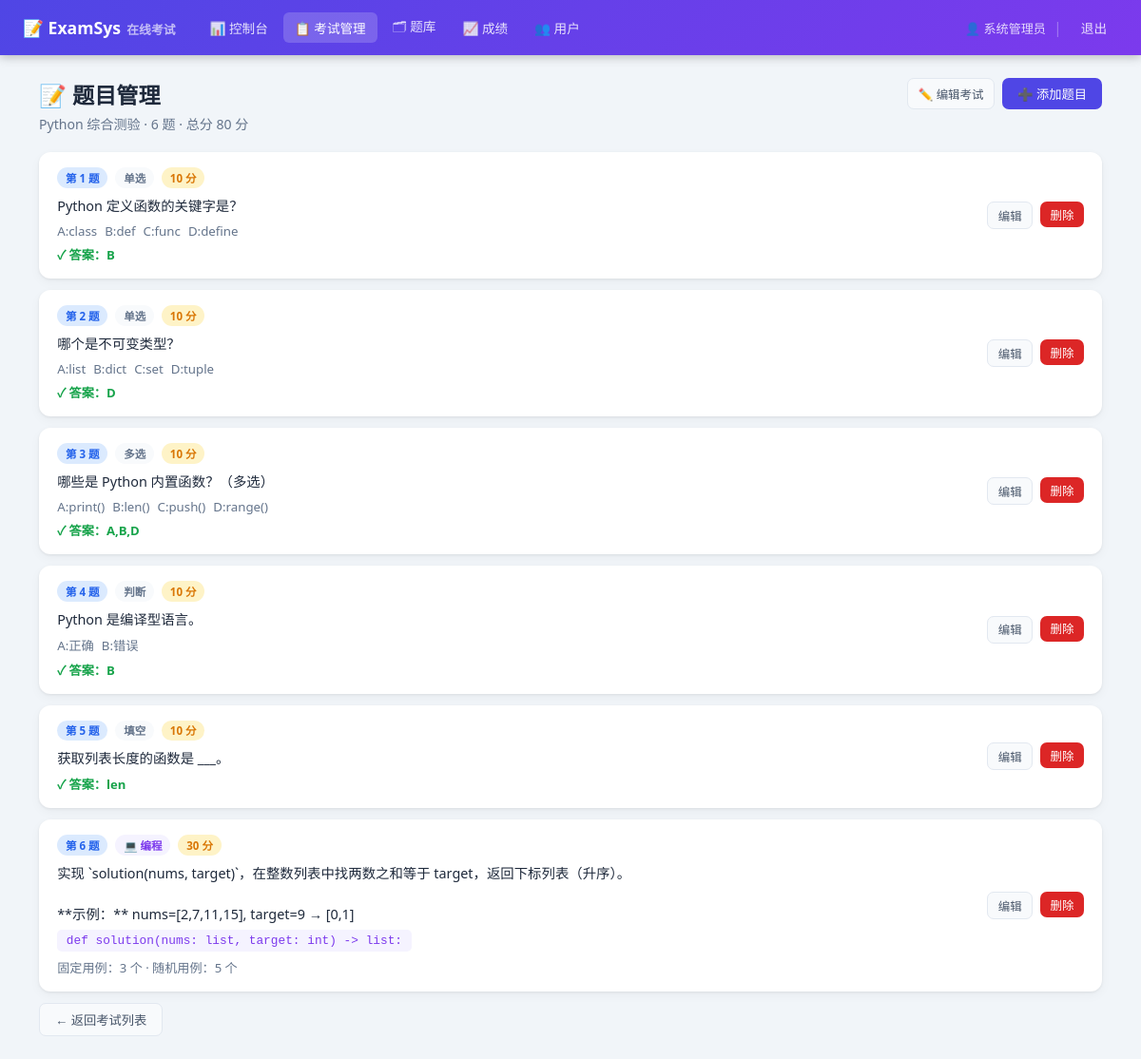
/admin/exam/1/questions (signed in), run on the app's committed database.
### tables this page shows
CREATE TABLE exams (
        id          INTEGER PRIMARY KEY AUTOINCREMENT,
        title       TEXT NOT NULL,
        description TEXT,
        duration    INTEGER DEFAULT 60,
        pass_score  INTEGER DEFAULT 60,
        shuffle     INTEGER DEFAULT 1,
        status      TEXT DEFAULT 'draft',
        created_by  INTEGER,
        created_at  TEXT DEFAULT (datetime('now','localtime')),
        FOREIGN KEY(created_by) REFERENCES users(id)
    );

CREATE TABLE questions (
        id             INTEGER PRIMARY KEY AUTOINCREMENT,
        exam_id        INTEGER NOT NULL,
        qtype          TEXT NOT NULL,
        content        TEXT NOT NULL,
        options        TEXT,
        answer         TEXT NOT NULL DEFAULT '',
        explanation    TEXT,
        score          INTEGER DEFAULT 10,
        sort_order     INTEGER DEFAULT 0,
        func_name      TEXT,
        func_signature TEXT,
        test_cases     TEXT,
        num_random     INTEGER DEFAULT 5,
        time_limit     INTEGER DEFAULT 5, keywords TEXT,
        FOREIGN KEY(exam_id) REFERENCES exams(id)
    );

### app.py (the view)
@app.route('/admin/exam/<int:exam_id>/questions')
@admin_required
def admin_exam_questions(exam_id):
    db   = get_db()
    exam = db.execute("SELECT * FROM exams WHERE id=?",(exam_id,)).fetchone()
    qs   = [dict(q) for q in db.execute(
        "SELECT * FROM questions WHERE exam_id=? ORDER BY sort_order",(exam_id,)).fetchall()]
    for q in qs:
        if q['options']:        q['options']   = json.loads(q['options'])
        if q.get('test_cases'): q['test_cases'] = json.loads(q['test_cases'])
    return render_template('admin_exam_questions.html', exam=exam, questions=qs,
                           total_score=sum(q['score'] for q in qs))

### app.py (called while the page is built)
def get_db():
    if 'db' not in g:
        g.db = sqlite3.connect(DB_PATH)
        g.db.row_factory = sqlite3.Row
        g.db.execute("PRAGMA journal_mode=WAL")
    return g.db

def login_required(f):
    @wraps(f)
    def d(*a,**kw):
        if 'user_id' not in session:
            flash('请先登录','warning'); return redirect(url_for('login'))
        return f(*a,**kw)
    return d

def admin_required(f):
    @wraps(f)
    def d(*a,**kw):
        if session.get('role') != 'admin':
            flash('权限不足','danger'); return redirect(url_for('index'))
        return f(*a,**kw)
    return login_required(d)

### templates/admin_exam_questions.html (shortened to what this page needs)
{% extends 'base.html' %}
{% block content %}
<div class="ph">
  <div>
    <h1>📝 题目管理</h1>
    <p>{{ exam.title }} · {{ questions|length }} 题 · 总分 {{ total_score }} 分</p>
  </div>
  <div class="flex gap1 fw">
    <a href="{{ url_for('admin_exam_edit', exam_id=exam.id) }}" class="btn bsec btn-sm">✏️ 编辑考试</a>
    <a href="{{ url_for('admin_question_edit', exam_id=exam.id) }}" class="btn bp">➕ 添加题目</a>
  </div>
</div>
{% if questions %}
{% for q in questions %}
<div class="card" style="margin-bottom:.75rem">
  <div class="card-bd" style="padding:1rem 1.2rem">
    <div class="flex jb aic fw" style="gap:.5rem">
      <div style="flex:1;min-width:0">
        <div class="flex gap1 fw mb1">
          <span class="badge bv-b">第 {{ loop.index }} 题</span>
          <span class="badge {% if q.qtype=='coding' %}bv-p{% else %}bv-s{% endif %}">
            {% if q.qtype=='single' %}单选{% elif q.qtype=='multi' %}多选{% elif q.qtype=='truefalse' %}判断{% elif q.qtype=='fillblank' %}填空{% else %}💻 编程{% endif %}
          </span>
          <span class="badge bv-w">{{ q.score }} 分</span>
        </div>
        <div style="font-size:.9rem;font-weight:500;white-space:pre-wrap;line-height:1.5">{{ q.content[:120] }}{% if q.content|length>120 %}…{% endif %}</div>
        {% if q.qtype != 'coding' and q.options %}
        <div class="flex gap1 fw" style="margin-top:.4rem">
          {% for opt in q.options %}<span class="muted">{{ ['A','B','C','D'][loop.index0] }}:{{ opt }}</span>{% endfor %}
        </div>
        {% endif %}
        {% if q.qtype == 'coding' and q.func_signature %}
        <div style="font-family:monospace;font-size:.8rem;color:#7c3aed;margin-top:.35rem;background:#f5f3ff;padding:.25rem .6rem;border-radius:5px;display:inline-block">{{ q.func_signature }}</div>
        {% endif %}
        {% if q.qtype != 'coding' %}
        <div style="margin-top:.4rem;font-size:.82rem;color:var(--ok);font-weight:600">✓ 答案：{{ q.answer }}</div>
        {% else %}
        <div style="margin-top:.4rem;font-size:.82rem;color:var(--muted)">固定用例：{{ q.test_cases|length if q.test_cases else 0 }} 个 · 随机用例：{{ q.num_random }} 个</div>
        {% endif %}
      </div>
      <div class="flex gap1" style="flex-shrink:0">
        <a href="{{ url_for('admin_question_edit', exam_id=exam.id, qid=q.id) }}" class="btn bsec btn-sm">编辑</a>
        <form method="POST" action="{{ url_for('admin_question_delete', qid=q.id) }}" onsubmit="return confirm('确定删除？')">
          <button class="btn br btn-sm">删除</button>
        </form>
      </div>
    </div>
  </div>
</div>
{% endfor %}
{% else %}
<div class="card"><div class="empty"><div class="ico">📭</div><div>还没有题目</div>
  <a href="{{ url_for('admin_question_edit', exam_id=exam.id) }}" class="btn bp" style="margin-top:1rem;display:inline-flex">添加第一道题</a>
</div></div>
{% endif %}
<a href="{{ url_for('admin_exams') }}" class="btn bsec">← 返回考试列表</a>
{% endblock %}

### templates/base.html (style rules this page uses)
* { box-sizing:border-box;margin:0;padding:0 }
:root { --pri:#4f46e5;--pri2:#7c3aed;--ok:#16a34a;--err:#dc2626;--warn:#d97706;--info:#2563eb; --bg:#f1f5f9;--card:#fff;--border:#e2e8f0;--text:#1e293b;--muted:#64748b;--light:#f8fafc }
body { font-family:'Segoe UI',system-ui,sans-serif;background:var(--bg);color:var(--text);min-height:100vh }
a { color:var(--pri);text-decoration:none }
.ph { display:flex;align-items:flex-start;justify-content:space-between;gap:1rem; margin-bottom:1.25rem;flex-wrap:wrap }
.ph h1 { font-size:1.45rem;color:var(--text);display:flex;align-items:center;gap:.45rem }
.ph p { color:var(--muted);font-size:.88rem;margin-top:.25rem }
.card { background:var(--card);border-radius:12px; box-shadow:0 1px 3px rgba(0,0,0,.07),0 4px 12px rgba(0,0,0,.04);margin-bottom:1.25rem }
.card-bd { padding:1.25rem }
.btn { display:inline-flex;align-items:center;gap:.3rem;padding:.45rem 1rem;border-radius:7px; font-size:.83rem;font-weight:500;cursor:pointer;border:none;transition:all .18s; white-space:nowrap;text-decoration:none!important }
.bp { background:var(--pri);color:#fff }
.br { background:var(--err);color:#fff }
.bsec { background:var(--light);color:#475569;border:1px solid var(--border) }
.btn-sm { padding:.28rem .65rem;font-size:.78rem }
.badge { display:inline-flex;align-items:center;padding:.18rem .55rem;border-radius:20px; font-size:.72rem;font-weight:600;white-space:nowrap }
.bv-w { background:#fef3c7;color:var(--warn) }
.bv-b { background:#dbeafe;color:var(--info) }
.bv-s { background:var(--light);color:var(--muted) }
.bv-p { background:#f5f3ff;color:var(--pri2) }
.flex { display:flex }
.gap1 { gap:.5rem }
.aic { align-items:center }
.jb { justify-content:space-between }
.fw { flex-wrap:wrap }
.mb1 { margin-bottom:.5rem }
.muted { color:var(--muted);font-size:.83rem }

### data on the page
exams: title "Python 综合测验"
questions: qtype "单选", score "10", content "Python 定义函数的关键字是？", index0 "A" "B" "C" "D", options "class" "def" "func" "define", answer "B"
questions: qtype "单选", score "10", content "哪个是不可变类型？", index0 "A" "B" "C" "D", options "list" "dict" "set" "tuple", answer "D"
questions: qtype "多选", score "10", content "哪些是 Python 内置函数？（多选）", index0 "A" "B" "C" "D", options "print()" "len()" "push()" "range()", answer "A,B,D"
questions: qtype "判断", score "10", content "Python 是编译型语言。", index0 "A" "B", options "正确" "错误", answer "B"
questions: qtype "填空", score "10", content "获取列表长度的函数是 ___。", answer "len"
questions: qtype "💻 编程", score "30", content "实现 `solution(nums, target)`，在整数列表中找两数之和等于 target，返回下标列表（升序）。 **示例：** nums=[2,7,11,15], target=9 → [0,1]", func_signature "def solution(nums: list, target: int) -> list:", test_cases|length "3", num_random "5"

### other printed values
{{ session.name }} "系统管理员"
{{ questions|length }} "6"
{{ total_score }} "80"
